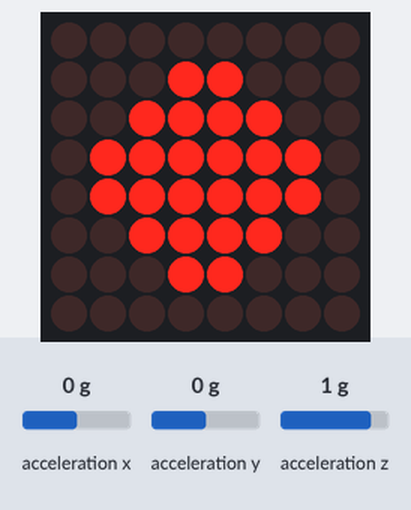
Simulated run of this sketch. Board: ESP32. On the bench: 8×8 LED matrix. Wiring (inferred from the names in the program): MMA8452 accelerometer at I2C address 0x1C; MAX7219 LED driver (orientation assumed): CS GPIO 5. The test bench sets the inputs (shaded band); at power-on: acceleration z 1 g, acceleration x 0 g, acceleration y 0 g. What the sketch prints to the serial monitor is not drawn.

Above: at 2.2 s.
2.3 s: acceleration z set to -1.4 g
At 2.86 s:
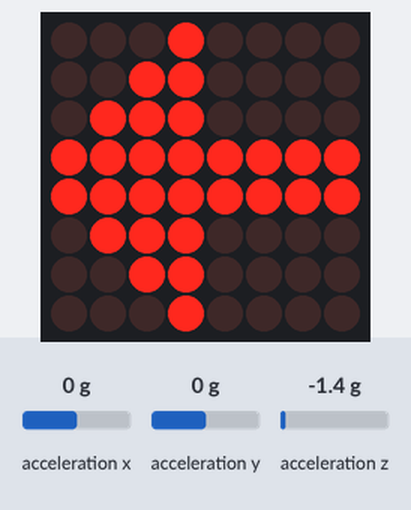
Timing chart, 0 to 5.3 s (numbered marks = the images above; inputs shaded):
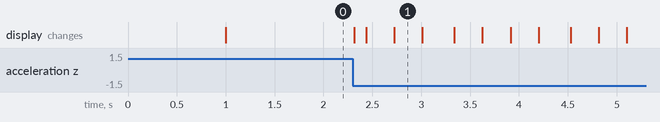

Measured:
- after the input at 2.3 s, the display: changes at once (image 1)

The sketch:

acelerometro_flechas.ino
```cpp
#include <Wire.h>
#include <math.h>
#include <SPI.h>

// --- PINES MATRIZ ---
#define CS_PIN 5
#define MMA845x_ADDRESS 0x1C

// --- CONFIGURACIÓN DE SENSIBILIDAD ---
int umbralGiro = 550;           // Valor alto para que el movimiento sea BIEN marcado [cite: 513, 519]
int umbralAdelante = 150;       // Sensibilidad para detectar cabeza hacia adelante [cite: 513, 522]
unsigned long duracionSinal = 5000; // 5 segundos [cite: 490, 809]

// Variables de control
int16_t x_referencia = 0;
int16_t z_referencia = 0;
unsigned long tiempoInicio = 0;
int estadoActual = 0;           // 0: Recto, 1: Izquierda, 2: Derecha

// Dibujos
byte f_der[8] = {0x08,0x0C,0x0E,0xFF,0xFF,0x0E,0x0C,0x08};
byte f_izq[8] = {0x10,0x30,0x70,0xFF,0xFF,0x70,0x30,0x10};
byte f_rec[8] = {0x00,0x18,0x3C,0x7E,0x7E,0x3C,0x18,0x00};
byte vacio[8] = {0x00,0x00,0x00,0x00,0x00,0x00,0x00,0x00}; // Para el titileo

void enviarDato(byte reg, byte val) {
  digitalWrite(CS_PIN, LOW);
  SPI.transfer(reg);
  SPI.transfer(val);
  digitalWrite(CS_PIN, HIGH);
}

void iniciarMatriz() {
  pinMode(CS_PIN, OUTPUT);
  SPI.begin();
  enviarDato(0x0F, 0x00); // Test mode OFF [cite: 405, 453]
  enviarDato(0x09, 0x00);
  enviarDato(0x0A, 0x03);
  enviarDato(0x0B, 0x07);
  enviarDato(0x0C, 0x01);
  for(int i=1; i<=8; i++) enviarDato(i, 0x00);
}

void dibujar(byte img[]) {
  for (int i = 0; i < 8; i++) {
    enviarDato(i + 1, img[i]);
  }
}

void setup() {
  Serial.begin(115200);
  Wire.begin(21, 22); // Pines I2C para ESP32-S [cite: 77, 261, 262]
  iniciarMatriz();

  Wire.beginTransmission(MMA845x_ADDRESS);
  Wire.write(0x2A); Wire.write(0x01);
  Wire.endTransmission();

  delay(1000);
  int16_t x, y, z;
  leerSensor(&x, &y, &z);
  x_referencia = x; // Guardamos el neutro para adelante/atrás [cite: 523, 524]
  z_referencia = z; // Guardamos el neutro para lateral [cite: 524]
  Serial.println("SISTEMA CALIBRADO");
}

void loop() {
  int16_t x, y, z;
  leerSensor(&x, &y, &z);

  int difZ = z - z_referencia;
  int difX = x - x_referencia;
  unsigned long ahora = millis();

  // 1. CANCELACIÓN POR CABEZA HACIA ADELANTE
  // Si agachas la cabeza (mirar manubrio), se apaga la flecha
  if (difX > umbralAdelante) {
    estadoActual = 0;
  }

  // 2. DETECCIÓN Y CANCELACIÓN POR CONTRAMOVIMIENTO
  // Cambiamos los signos (< y >) para invertir Izq/Der
  if (difZ < -umbralGiro) {
    if (estadoActual != 1) {
      estadoActual = 1;
      tiempoInicio = ahora;
    }
  }
  else if (difZ > umbralGiro) {
    if (estadoActual != 2) {
      estadoActual = 2;
      tiempoInicio = ahora;
    }
  }

  // 3. LÓGICA DE TIEMPO Y TITILEO
  if (estadoActual != 0) {
    // Si pasaron los 5 seg Y volvimos al centro lateral
    if (ahora - tiempoInicio > duracionSinal && difZ < umbralGiro) {
      estadoActual = 0;
    } else {
      // EFECTO TITILEO: Parpadea cada 300ms
      bool encendido = (millis() / 300) % 2;
      if (encendido) {
        dibujar(estadoActual == 1 ? f_izq : f_der);
      } else {
        dibujar(vacio);
      }
    }
  }
  else {
    dibujar(f_rec); // Símbolo de centro [cite: 507, 360]
  }

  delay(40);
}

void leerSensor(int16_t* x, int16_t* y, int16_t* z) {
  Wire.beginTransmission(MMA845x_ADDRESS);
  Wire.write(0x01);
  Wire.endTransmission(false);
  Wire.requestFrom((uint8_t)MMA845x_ADDRESS, (uint8_t)6);
  if (Wire.available() >= 6) {
    *x = (int16_t)(Wire.read() << 8 | Wire.read()) >> 4;
    *y = (int16_t)(Wire.read() << 8 | Wire.read()) >> 4;
    *z = (int16_t)(Wire.read() << 8 | Wire.read()) >> 4;
  }
}
```
